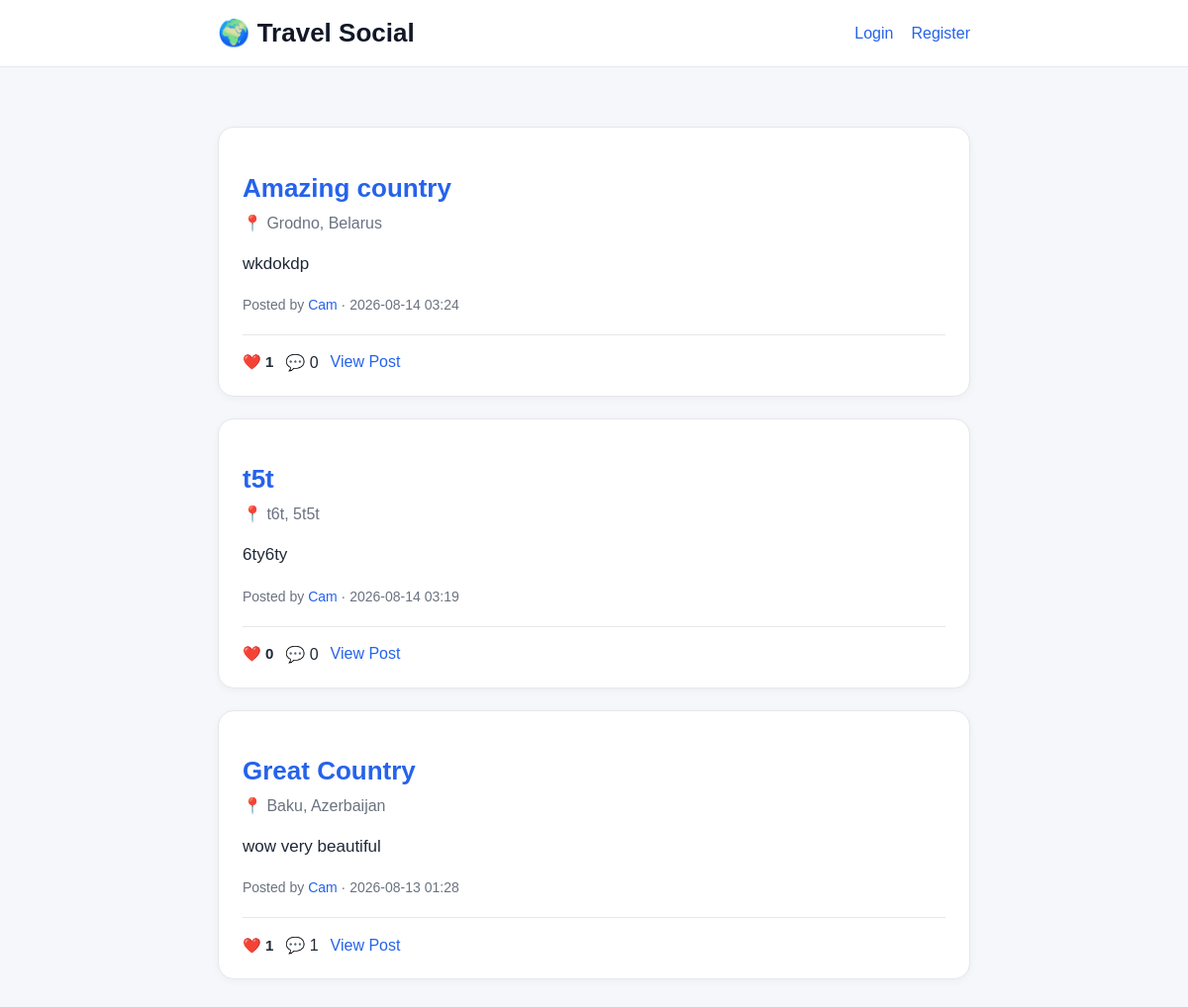
The page / on the database its author committed.
### models.py (models this page shows, shortened)
class TravelPost(db.Model):
    id = db.Column(db.Integer, primary_key=True)
    title = db.Column(db.String(100), nullable=False)
    description = db.Column(db.Text, nullable=False)
    country = db.Column(db.String(50), nullable=False)
    city = db.Column(db.String(50), nullable=False)
    created_at = db.Column(db.DateTime, nullable=False, default=datetime.utcnow)
    user_id = db.Column(db.Integer, db.ForeignKey('user.id'), nullable=False)
    image_filename = db.Column(db.String(255), nullable=True)
    comments = db.relationship('Comment', backref='post', lazy=True, cascade="all, delete-orphan")
    likes = db.relationship('Like', backref='post', lazy=True, cascade="all, delete-orphan")

class User(db.Model, UserMixin):
    id = db.Column(db.Integer, primary_key=True)
    username = db.Column(db.String(80), unique=True, nullable=False, index=True)
    email = db.Column(db.String(120), unique=True, nullable=False, index=True)
    password_hash = db.Column(db.String(200), nullable=False)
    posts = db.relationship('TravelPost', backref='author', lazy=True)
    comments = db.relationship('Comment', backref='author', lazy=True)
    likes = db.relationship('Like', backref='user', lazy=True)

### app.py (the view)
@app.route("/")
def home():
    posts = TravelPost.query.order_by(TravelPost.created_at.desc()).all()
    return render_template("home.html", posts=posts)

### templates/home.html (shortened to what this page needs)
<!DOCTYPE html>
<html lang="en">
<head>
    <link rel="stylesheet"
          href="{{ url_for('static', filename='style.css') }}">
</head>
<body>
    <header class="site-header">
        <div class="site-header-inner">
            <div class="logo">
                🌍 Travel Social
            </div>
            <div class="nav-links">
                {% if current_user.is_authenticated %}
                    <a href="{{ url_for('create_post') }}">Create Post</a>
                    <a href="{{ url_for('profile', username=current_user.username) }}">Profile</a>
                    <a href="{{ url_for('logout') }}">Logout</a>
                {% else %}
                    <a href="{{ url_for('login') }}">Login</a>
                    <a href="{{ url_for('register') }}">Register</a>
                {% endif %}
            </div>
        </div>
    </header>
    <div class="container">
        {% if posts %}
            {% for post in posts %}
                <div class="post-card">
                    <h2 class="post-title">
                        <a href="{{ url_for('post_detail', post_id=post.id) }}">
                            {{ post.title }}
                        </a>
                    </h2>
                    <div class="post-location">
                        📍 {{ post.city }}, {{ post.country }}
                    </div>
                    <p class="post-description">
                        {{ post.description }}
                    </p>
                    <div class="post-meta">
                        Posted by
                        <a href="{{ url_for('profile', username=post.author.username) }}">
                            {{ post.author.username }}
                        </a>
                        · {{ post.created_at.strftime("%Y-%m-%d %H:%M") }}
                    </div>
                    <div class="post-actions">
                        <span class="like-count">
                            ❤️ {{ post.likes|length }}
                        </span>
                        <span>
                            💬 {{ post.comments|length }}
                        </span>
                        <a href="{{ url_for('post_detail', post_id=post.id) }}">
                            View Post
                        </a>
                    </div>
                </div>
            {% endfor %}
        {% else %}
            <div class="post-card">
                <p>No travel posts yet.</p>
            </div>
        {% endif %}
    </div>
</body>
</html>

### static/style.css (style rules this page uses)
body { font-family: Arial, Helvetica, sans-serif; background: #f5f7fb; margin: 0; color: #1f2937; }
.container { width: 92%; max-width: 760px; margin: 0 auto; padding: 30px 0 60px; }
h1, h2, h3 { color: #111827; }
a { color: #2563eb; text-decoration: none; }
.site-header { background: white; border-bottom: 1px solid #e5e7eb; padding: 18px 0; margin-bottom: 30px; }
.site-header-inner { width: 92%; max-width: 760px; margin: 0 auto; display: flex; justify-content: space-between; align-items: center; }
.logo { font-size: 26px; font-weight: 700; color: #111827; }
.nav-links { display: flex; gap: 18px; }
.post-card { background: white; border-radius: 16px; padding: 24px; margin-bottom: 22px; border: 1px solid #e5e7eb; box-shadow: 0 2px 8px rgba(0, 0, 0, 0.04); }
.post-title { font-size: 26px; margin-bottom: 10px; }
.post-location { color: #6b7280; margin-bottom: 18px; }
.post-description { font-size: 17px; line-height: 1.6; }
.post-meta { margin-top: 20px; color: #6b7280; font-size: 14px; }
.post-actions { display: flex; align-items: center; gap: 12px; margin-top: 22px; padding-top: 18px; border-top: 1px solid #e5e7eb; }
.like-count { font-size: 15px; font-weight: 600; }

### rows shown on the page
TravelPost: title "Amazing country", city "Grodno", country "Belarus", description "wkdokdp", author.username "Cam", created_at "2026-08-14 03:24", likes|length "1", comments|length "0"
TravelPost: title "t5t", city "t6t", country "5t5t", description "6ty6ty", author.username "Cam", created_at "2026-08-14 03:19", likes|length "0", comments|length "0"
TravelPost: title "Great Country", city "Baku", country "Azerbaijan", description "wow very beautiful", author.username "Cam", created_at "2026-08-13 01:28", likes|length "1", comments|length "1"
